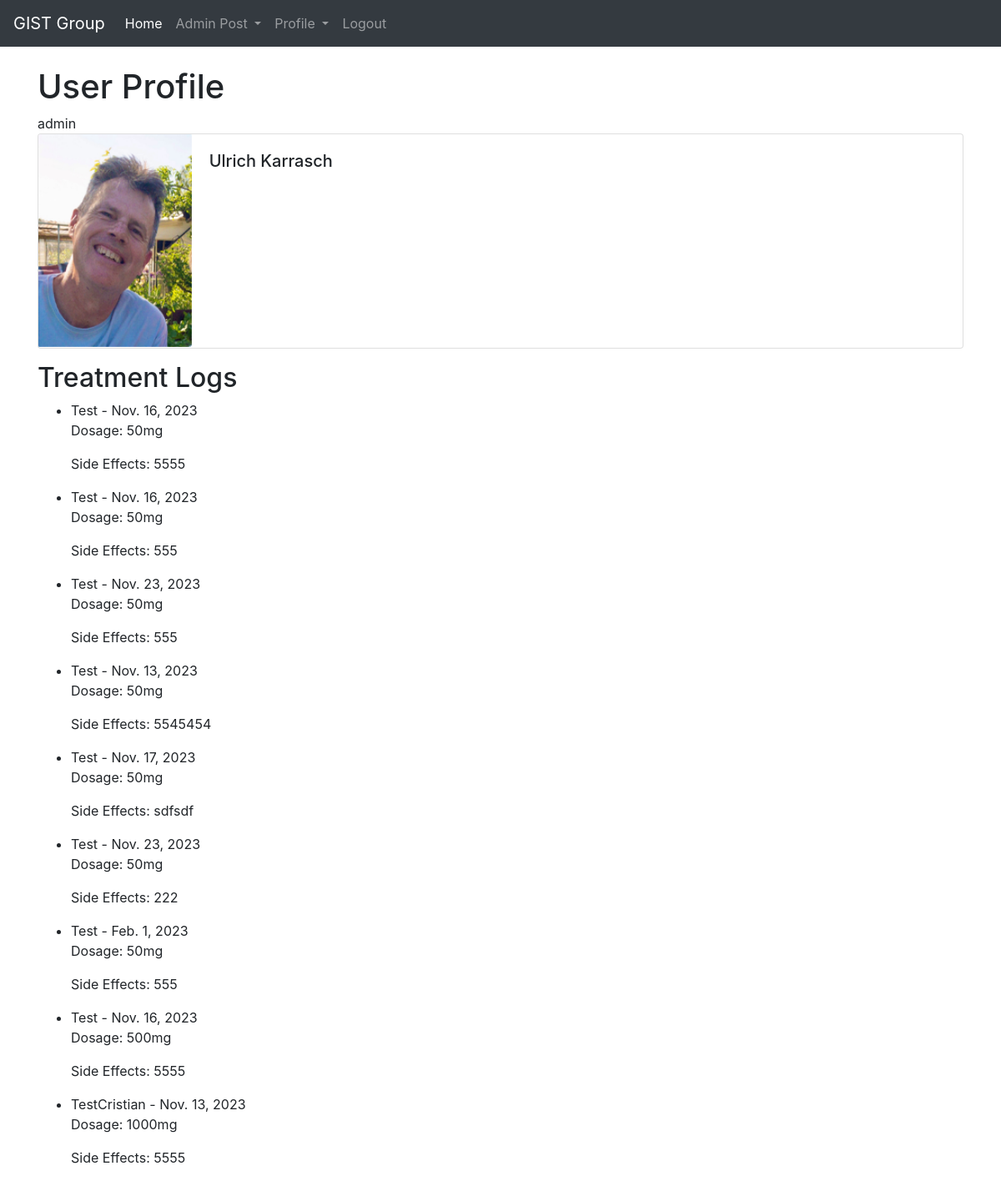
Screenshot of /members/1/profile/ (signed in) with the database file from the repository.
### blog/models.py (models this page shows, shortened)
class Profile(models.Model):
    user = models.OneToOneField(User, null=True, on_delete=models.CASCADE)  # One-to-one relationship with User model
    bio = models.TextField()  # Biography of the user
    profile_pic = models.ImageField(null=True, blank=True, upload_to="profile/images/")  # Profile picture
    socialmedia_url = models.CharField(max_length=200, blank=True, null=True)  # Social media URL
    def __str__(self):
        return str(self.user)  # String representation of the user profile

class TreatmentLog(models.Model):
    user = models.ForeignKey(User, on_delete=models.CASCADE)
    treatment_date = models.DateField()
    medication_name = models.CharField(max_length=200)
    dosage = models.CharField(max_length=100)
    side_effects = models.TextField(blank=True, null=True)

### members/views.py (the view)
# urls.py: path('<int:pk>/profile/', ProfilePageView.as_view(), name='profile_page'),  # Maps to ProfilePageView for displaying a specific user's profile, using user's primary key (pk)
class ProfilePageView(DetailView):
    model = Profile  # The model associated with this view
    template_name = 'registration/user_profile.html'  # Template to render the user profile
    def get_context_data(self, *args, **kwargs):
        context = super(ProfilePageView, self).get_context_data(*args, **kwargs)
        page_member = get_object_or_404(Profile, id=self.kwargs['pk'])  # Get specific profile based on the primary key
        context["page_member"] = page_member  # Add the specific profile to the context
        post = BlogPost.objects.filter(author=self.request.user).first()
        context["post"] = post  # Add the specific blog post to the context
        treatment_logs = TreatmentLog.objects.filter(user=self.request.user)
        context["treatment_logs"] = treatment_logs
        return context

### members/templates/registration/user_profile.html (shortened to what this page needs)
{% extends 'base.html' %}
{% load static %}
{% block content %}
<h1>User Profile</h1>
{{ page_member }}
<div class="card mb-3">
    <div class="row no-gutters">
      <div class="col-md-2">
        {% if page_member.profile_pic %}
        <img src="{{ page_member.profile_pic.url }}" class="card-img">
        {% else %}
        <img src="{% static 'blog/images/10015419.png' %}" class="card-img">
        {% endif %}
      </div>
      <div class="col-md-10">
        <div class="card-body">
          <h5 class="card-title">{{ page_member.user.first_name }} {{ page_member.user.last_name }}</h5>
        </div>
      </div>
    </div>
  </div>
<h2>Treatment Logs</h2>
<ul>
    {% for log in treatment_logs %}
    <li>{{ log.medication_name }} - {{ log.treatment_date }}</li>
    <p>Dosage: {{ log.dosage }}</p>
    {% if log.side_effects %}
    <p>Side Effects: {{ log.side_effects }}</p>
    {% endif %}
    {% empty %}
    <p>No treatment logs available.</p>
    {% endfor %}
</ul>
{% endblock %}

### rows the page displays
Profile: user.username "admin", profile_pic (picture), user.first_name "Ulrich", user.last_name "Karrasch"
TreatmentLog: medication_name "Test", treatment_date "Nov. 16, 2023", dosage "50mg", side_effects "5555"
TreatmentLog: medication_name "Test", treatment_date "Nov. 16, 2023", dosage "50mg", side_effects "555"
TreatmentLog: medication_name "Test", treatment_date "Nov. 23, 2023", dosage "50mg", side_effects "555"
TreatmentLog: medication_name "Test", treatment_date "Nov. 13, 2023", dosage "50mg", side_effects "5545454"
TreatmentLog: medication_name "Test", treatment_date "Nov. 17, 2023", dosage "50mg", side_effects "sdfsdf"
TreatmentLog: medication_name "Test", treatment_date "Nov. 23, 2023", dosage "50mg", side_effects "222"
TreatmentLog: medication_name "Test", treatment_date "Feb. 1, 2023", dosage "50mg", side_effects "555"
TreatmentLog: medication_name "Test", treatment_date "Nov. 16, 2023", dosage "500mg", side_effects "5555"
TreatmentLog: medication_name "TestCristian", treatment_date "Nov. 13, 2023", dosage "1000mg", side_effects "5555"
